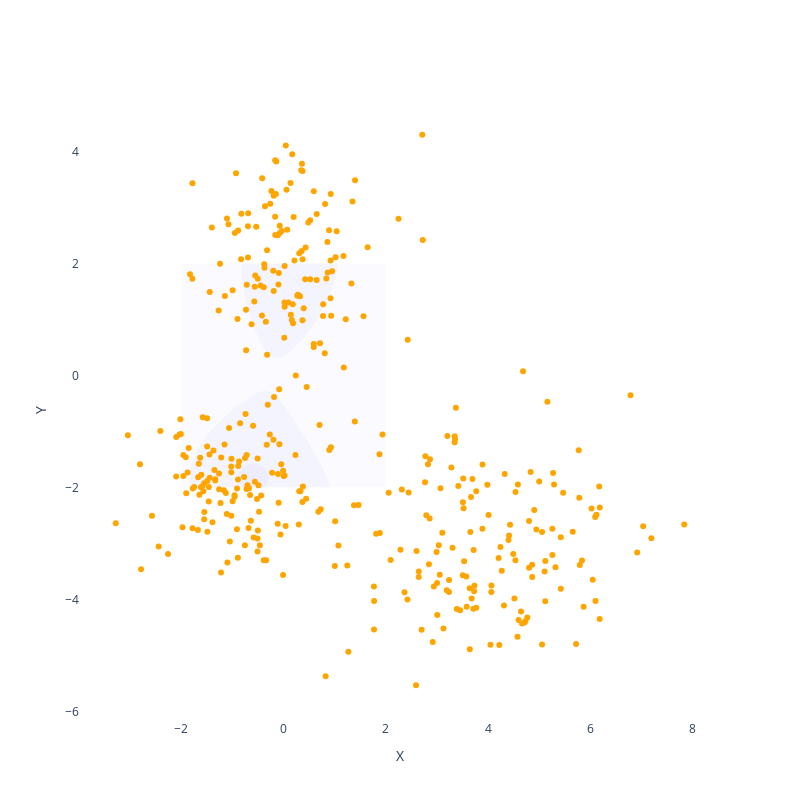

This figure's notebook cell:
### Code cell
# Define density function of VAE.
def create_vae_density(model: VAE, num_latent_samples: int = 10000) -> torch.Tensor:
    z = torch.randn(num_latent_samples, model.latent_dim)
    mean, var = model.decode(z, unnormalize=True)
    weights = (1 / num_latent_samples) * torch.ones(num_latent_samples)
    return GaussianMixtureModel(mean, torch.diag_embed(var), weights)


posterior_dist = create_vae_density(model)
fig = plot_density_heatmap(posterior_dist.likelihood)
# samples_normalized = model.output_normalizer.normalize(samples)
# fig.add_trace(
#     go.Scatter(x=samples_normalized[:, 0], y=samples_normalized[:, 1], mode="markers")
# )
fig.add_trace(
    go.Scatter(
        x=train_data[:, 0],
        y=train_data[:, 1],
        mode="markers",
        marker=dict(color="Orange"),
    )
)
# fig.add_trace(
#     go.Scatter(
#         x=val_data[:, 0], y=val_data[:, 1], mode="markers", marker=dict(color="Purple")
#     )
# )
fig.show()

### Figure 1 — Plotly figure (JSON) as saved in the notebook; plotly's stock layout.template omitted (floating-point values rounded to 4 significant figures; data arrays with more than 128 entries replaced by an {"elided": "..."} marker saying what was removed)
{"data": [{"colorscale": [[0, "rgba(255,255,255,0.8)"], [1, "rgba(0,0,255,1.0)"]], "contours": {"coloring": "fill", "end": 1, "showlines": false, "size": 0.025, "start": 0}, "showscale": false, "type": "contour", "x": [-2, -1.96, -1.919, -1.879, -1.838, -1.798, -1.758, -1.717, -1.677, -1.636, -1.596, -1.556, -1.515, -1.475, -1.434, -1.394, -1.354, -1.313, -1.273, -1.232, -1.192, -1.152, -1.111, -1.071, -1.03, -0.9899, -0.9495, -0.9091, -0.8687, -0.8283, -0.7879, -0.7475, -0.7071, -0.6667, -0.6263, -0.5859, -0.5455, -0.5051, -0.4646, -0.4242, -0.3838, -0.3434, -0.303, -0.2626, -0.2222, -0.1818, -0.1414, -0.101, -0.06061, -0.0202, 0.0202, 0.06061, 0.101, 0.1414, 0.1818, 0.2222, 0.2626, 0.303, 0.3434, 0.3838, 0.4242, 0.4646, 0.5051, 0.5455, 0.5859, 0.6263, 0.6667, 0.7071, 0.7475, 0.7879, 0.8283, 0.8687, 0.9091, 0.9495, 0.9899, 1.03, 1.071, 1.111, 1.152, 1.192, 1.232, 1.273, 1.313, 1.354, 1.394, 1.434, 1.475, 1.515, 1.556, 1.596, 1.636, 1.677, 1.717, 1.758, 1.798, 1.838, 1.879, 1.919, 1.96, 2], "y": [-2, -1.96, -1.919, -1.879, -1.838, -1.798, -1.758, -1.717, -1.677, -1.636, -1.596, -1.556, -1.515, -1.475, -1.434, -1.394, -1.354, -1.313, -1.273, -1.232, -1.192, -1.152, -1.111, -1.071, -1.03, -0.9899, -0.9495, -0.9091, -0.8687, -0.8283, -0.7879, -0.7475, -0.7071, -0.6667, -0.6263, -0.5859, -0.5455, -0.5051, -0.4646, -0.4242, -0.3838, -0.3434, -0.303, -0.2626, -0.2222, -0.1818, -0.1414, -0.101, -0.06061, -0.0202, 0.0202, 0.06061, 0.101, 0.1414, 0.1818, 0.2222, 0.2626, 0.303, 0.3434, 0.3838, 0.4242, 0.4646, 0.5051, 0.5455, 0.5859, 0.6263, 0.6667, 0.7071, 0.7475, 0.7879, 0.8283, 0.8687, 0.9091, 0.9495, 0.9899, 1.03, 1.071, 1.111, 1.152, 1.192, 1.232, 1.273, 1.313, 1.354, 1.394, 1.434, 1.475, 1.515, 1.556, 1.596, 1.636, 1.677, 1.717, 1.758, 1.798, 1.838, 1.879, 1.919, 1.96, 2], "z": {"elided": "100x100 float values"}}, {"marker": {"color": "Orange"}, "mode": "markers", "type": "scatter", "x": {"elided": "400 float values"}, "y": {"elided": "400 float values"}}], "layout": {"autosize": false, "height": 800, "paper_bgcolor": "white", "plot_bgcolor": "white", "showlegend": false, "width": 800, "xaxis": {"showgrid": false, "title": {"text": "X"}, "zeroline": false}, "yaxis": {"showgrid": false, "title": {"text": "Y"}, "zeroline": false}}}
